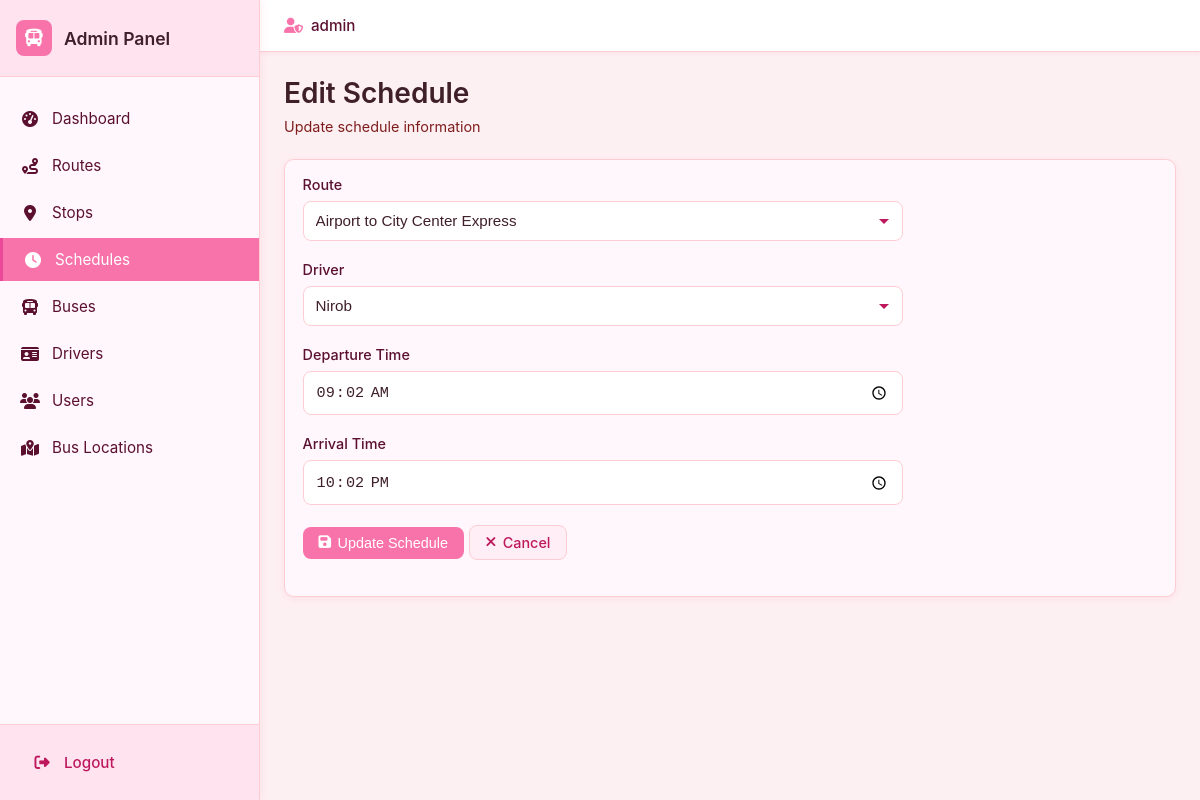
The page /admin/schedules/edit.php?id=17 (signed in) on the database its author committed.
### tables this page shows
CREATE TABLE `schedule` (
  `schedule_id` int(11) NOT NULL,
  `departure_time` time NOT NULL,
  `arrival_time` time NOT NULL,
  `route_id` int(11) NOT NULL,
  `admin_id` int(11) NOT NULL,
  `driver_id` int(11) NOT NULL
);

CREATE TABLE `route` (
  `route_id` int(11) NOT NULL,
  `route_name` varchar(100) NOT NULL
);

CREATE TABLE `driver` (
  `driver_id` int(11) NOT NULL,
  `driver_name` varchar(100) NOT NULL,
  `phone_number` varchar(20) NOT NULL,
  `password` varchar(255) NOT NULL
);

### admin/schedules/edit.php (the view, shortened to what this page needs)
<?php
include __DIR__ . "/../../includes/db.php";
$schedule = null;
$schedule_id = isset($_GET['id']) ? (int)$_GET['id'] : 0;
if ($schedule_id > 0) {
    $stmt = mysqli_prepare($conn, "SELECT schedule_id, route_id, driver_id, departure_time, arrival_time FROM schedule WHERE schedule_id = ?");
    if ($stmt) {
        mysqli_stmt_bind_param($stmt, "i", $schedule_id);
        mysqli_stmt_execute($stmt);
        $result = mysqli_stmt_get_result($stmt);
        $schedule = mysqli_fetch_assoc($result);
    }
}
$routes = [];
$drivers = [];
$routes_result = mysqli_query($conn, "SELECT route_id, route_name FROM route ORDER BY route_name ASC");
while ($row = mysqli_fetch_assoc($routes_result)) {
    $routes[] = $row;
}
$drivers_result = mysqli_query($conn, "SELECT driver_id, driver_name FROM driver ORDER BY driver_name ASC");
while ($row = mysqli_fetch_assoc($drivers_result)) {
    $drivers[] = $row;
}
include __DIR__ . "/../../includes/admin_header.php";
?>
<div class="admin-page-header">
    <h1 class="admin-page-title">Edit Schedule</h1>
    <p class="admin-page-subtitle">Update schedule information</p>
</div>
<div class="admin-card">
    <form method="POST" class="admin-form">
        <div class="admin-form-group">
            <label for="route_id" class="admin-form-label">Route</label>
            <select id="route_id" name="route_id" class="admin-form-control admin-form-select" required>
                <?php foreach ($routes as $route): ?>
                    <option value="<?php echo $route['route_id']; ?>" <?php echo ($schedule['route_id'] == $route['route_id']) ? 'selected' : ''; ?>>
                        <?php echo htmlspecialchars($route['route_name']); ?>
                    </option>
                <?php endforeach; ?>
            </select>
        </div>
        <div class="admin-form-group">
            <label for="driver_id" class="admin-form-label">Driver</label>
            <select id="driver_id" name="driver_id" class="admin-form-control admin-form-select" required>
                <?php foreach ($drivers as $driver): ?>
                    <option value="<?php echo $driver['driver_id']; ?>" <?php echo ($schedule['driver_id'] == $driver['driver_id']) ? 'selected' : ''; ?>>
                        <?php echo htmlspecialchars($driver['driver_name']); ?>
                    </option>
                <?php endforeach; ?>
            </select>
        </div>
        <div class="admin-form-group">
            <label for="departure_time" class="admin-form-label">Departure Time</label>
            <input
                type="time"
                id="departure_time"
                name="departure_time"
                class="admin-form-control"
                required
                value="<?php echo date('H:i', strtotime($schedule['departure_time'])); ?>"
            >
        </div>
        <div class="admin-form-group">
            <label for="arrival_time" class="admin-form-label">Arrival Time</label>
            <input
                type="time"
                id="arrival_time"
                name="arrival_time"
                class="admin-form-control"
                required
                value="<?php echo date('H:i', strtotime($schedule['arrival_time'])); ?>"
            >
        </div>
        <div class="admin-form-group">
            <button type="submit" name="update_schedule" class="admin-btn admin-btn-primary">
                <i class="fa-solid fa-save"></i> Update Schedule
            </button>
            <a href="/bus/admin/schedules/index.php" class="admin-btn admin-btn-secondary">
                <i class="fa-solid fa-times"></i> Cancel
            </a>
        </div>
    </form>
</div>
<?php include __DIR__ . "/../../includes/admin_footer.php"; ?>

### assets/css/style.css (style rules this page uses)
*, *::before, *::after { box-sizing: border-box; margin: 0; padding: 0; }
body { font-family: -apple-system, BlinkMacSystemFont, "Segoe UI", Arial, sans-serif; background: #ffeef5; color: #3f1f2a; min-height: 100vh; }

### assets/css/admin.css (style rules this page uses)
.admin-body { margin: 0; padding: 0; font-family: -apple-system, BlinkMacSystemFont, 'Segoe UI', Roboto, 'Helvetica Neue', Arial, sans-serif; background: #fdf0f3; color: #3f1f2a; }
.admin-page-header { margin-bottom: 1.5rem; }
.admin-page-title { font-size: 1.75rem; font-weight: 600; color: #3f1f2a; margin: 0 0 0.5rem 0; }
.admin-page-subtitle { font-size: 0.9rem; color: #7f1d1d; margin: 0; }
.admin-card { background: #fff7fb; border-radius: 0.6rem; padding: 1rem 1.1rem; border: 1px solid #fecdd3; box-shadow: 0 2px 8px rgba(248, 113, 150, 0.12); margin-bottom: 1.25rem; }
.admin-btn { display: inline-flex; align-items: center; gap: 0.4rem; padding: 0.5rem 1rem; border-radius: 0.5rem; border: none; font-size: 0.9rem; font-weight: 500; cursor: pointer; text-decoration: none; transition: all 0.2s ease; }
.admin-btn-primary { background: #f973ab; color: #ffffff; }
.admin-btn-secondary { background: #ffeef5; color: #be185d; border: 1px solid #fecdd3; }
.admin-form { max-width: 600px; }
.admin-form-group { margin-bottom: 1.25rem; }
.admin-form-label { display: block; margin-bottom: 0.5rem; font-weight: 500; color: #5b102f; font-size: 0.9rem; }
.admin-form-control { width: 100%; padding: 0.65rem 0.75rem; border: 1px solid #fecdd3; border-radius: 0.5rem; font-size: 0.95rem; background: #ffffff; color: #3f1f2a; transition: border-color 0.2s ease, box-shadow 0.2s ease; }
.admin-form-select { appearance: none; background-repeat: no-repeat; background-position: right 0.75rem center; padding-right: 2.5rem; }

### rows shown on the page
schedule: route_id "Airport to City Center Express", driver_id "Nirob", departure_time "09:02", arrival_time "22:02"

### other values the page prints
$_SESSION['admin_username'] "admin"
